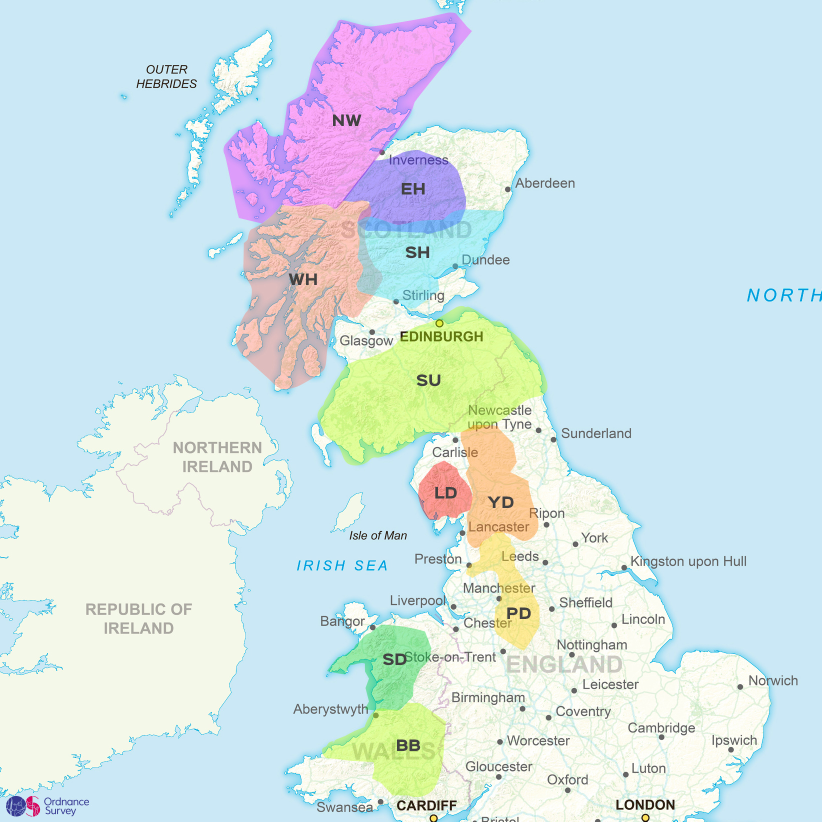
#> input picture .agents/skills/mwis-website/identify_forecast_area/assets/mwis-map.jpg, 1643 x 1643 px, found by its file name (shown at 1/2 size)
$ python test_validation_v3.py
#> lines starting #> are read from the running program, lines starting #| are printed output that depends on the picture; after the words box and inside, x2 and y2 are one past the last pixel; in counts of white or black regions, pixels touching at a corner belong together
#!/usr/bin/env /usr/bin/python3
import numpy as np
from PIL import Image

# Setup transformation
CALIBRATION_GPS = {
    "Inverness": (57.4778, -4.2247),
    "Aberdeen": (57.1497, -2.0943),
    "Glasgow": (55.8642, -4.2518),
    "Edinburgh": (55.9533, -3.1883),
    "Carlisle": (54.8924, -2.9329),
    "Newcastle": (54.9783, -1.6178),
    "Aberystwyth": (52.4153, -4.0829),
    "Cardiff": (51.4816, -3.1791),
    "London": (51.5074, -0.1278)
}

CALIBRATION_PIXELS = {
    "Inverness": (890.0, 312.0),
    "Aberdeen": (1020.0, 386.0),
    "Glasgow": (732.6, 718.1),
    "Edinburgh": (879.3, 649.7),
    "Carlisle": (907.5, 906.5),
    "Newcastle": (991.9, 861.0),
    "Aberystwyth": (748.4, 1426.4),
    "Cardiff": (866.9, 1636.4),
    "London": (1290.5, 1635.1),
}

X_mat = []
lat_arr = []
lon_arr = []
for name in CALIBRATION_GPS:
    px, py = CALIBRATION_PIXELS[name]
    lat_val, lon_val = CALIBRATION_GPS[name]
    X_mat.append([1.0, px, py, px**2, py**2, px*py])
    lat_arr.append(lat_val)
    lon_arr.append(lon_val)

X_mat = np.array(X_mat)
coef_lat = np.linalg.lstsq(X_mat, np.array(lat_arr), rcond=None)[0]
coef_lon = np.linalg.lstsq(X_mat, np.array(lon_arr), rcond=None)[0]

def pixel_to_gps(px, py):
    terms = np.array([1.0, px, py, px**2, py**2, px*py])
    lat = float(np.dot(terms, coef_lat))
    lon = float(np.dot(terms, coef_lon))
    return lat, lon

def point_in_polygon(lat, lon, polygon):
    n = len(polygon)
    inside = False
    p1y, p1x = polygon[0] # lat, lon
    for i in range(n + 1):
        p2y, p2x = polygon[i % n]
        if min(p1y, p2y) < lat <= max(p1y, p2y):
            if lon <= max(p1x, p2x):
                if p1y != p2y:
                    xints = (lat - p1y) * (p2x - p1x) / (p2y - p1y) + p1x
                if p1x == p2x or lon <= xints:
                    inside = not inside
        p1y, p1x = p2y, p2x
    return inside

def trace_region(arr, cx, cy, mask):
    # Smooth mask using cumulative sum box filter with kernel_size = 35 to fill large gaps!
    kernel_size = 35
    smoothed = np.zeros_like(mask, dtype=float)
    cumsum = np.cumsum(np.cumsum(mask.astype(float), axis=0), axis=1)
    k = kernel_size // 2
    h, w = mask.shape
    for y in range(k, h - k):
        for x in range(k, w - k):
            total = cumsum[y+k, x+k] - cumsum[y-k-1, x+k] - cumsum[y+k, x-k-1] + cumsum[y-k-1, x-k-1]
            smoothed[y, x] = total / (kernel_size * kernel_size)

    filled_mask = smoothed > 0.05  # lower threshold to include more boundary

    polygon = []
    num_rays = 48
    angles = np.linspace(0, 2*np.pi, num_rays, endpoint=False)
    for angle in angles:
        dx = np.cos(angle)
        dy = np.sin(angle)
        farthest_x, farthest_y = cx, cy
        for r in range(1, 1000):
            rx = int(cx + r * dx)
            ry = int(cy + r * dy)
            if rx < 0 or rx >= w or ry < 0 or ry >= h:
                break
            if filled_mask[ry, rx]:
                farthest_x, farthest_y = rx, ry
            else:
                re_enter = False
                for check_r in range(r + 1, r + 30): # Allow checking up to 30 pixels ahead
                    cx_check = int(cx + check_r * dx)
                    cy_check = int(cy + check_r * dy)
                    if 0 <= cx_check < w and 0 <= cy_check < h:
                        if filled_mask[cy_check, cx_check]:
                            re_enter = True
                            break
                if not re_enter:
                    break
        polygon.append((farthest_x, farthest_y))
    return polygon

def main():
    img_path = '/home/karatay/Repositories/learning/ai/mwis_agent/.agents/skills/mwis-website/identify_forecast_area/assets/mwis-map.jpg'
    img = Image.open(img_path)
#> img is the input picture: PIL image 1643x1643 RGB; mean R, G, B 210.6, 228.2, 231.3
    arr = np.array(img)
    h, w, c = arr.shape
#> h = 1643; w = 1643; c = 3

    hsv_img = img.convert('HSV')
#> hsv_img: PIL image 1643x1643 HSV; mean H, S, V 112.9, 45.5, 242.8
    hsv = np.array(hsv_img)
    H, S, V = hsv[:,:,0], hsv[:,:,1], hsv[:,:,2]

    R, G, B = arr[:,:,0], arr[:,:,1], arr[:,:,2]
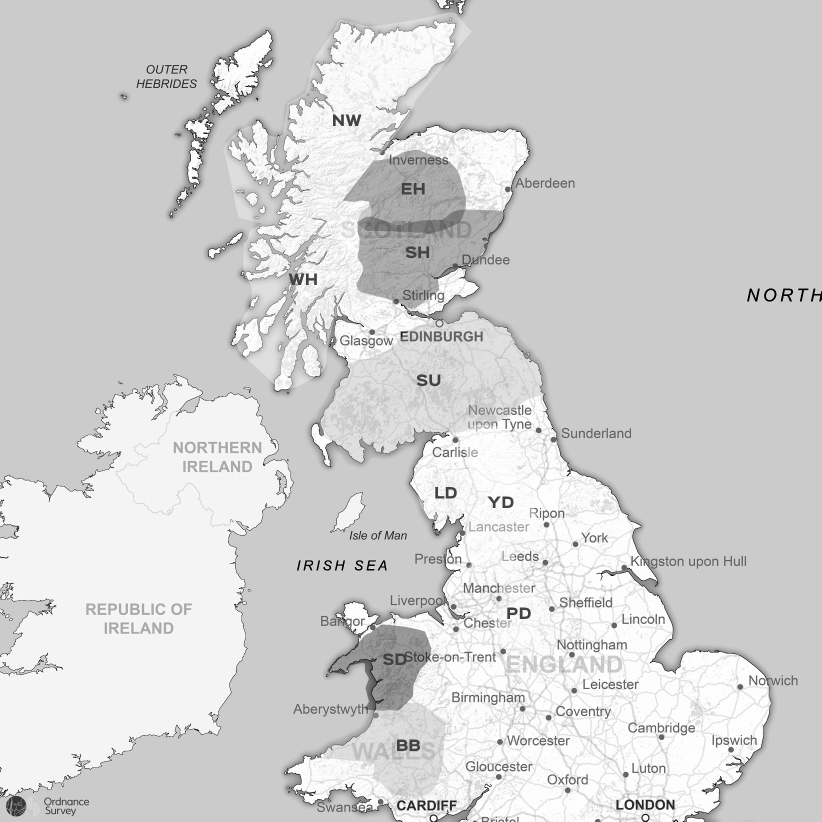
#> R: shape (1643, 1643) (shown at 1/2 size); min 0, max 255, mean 210.6
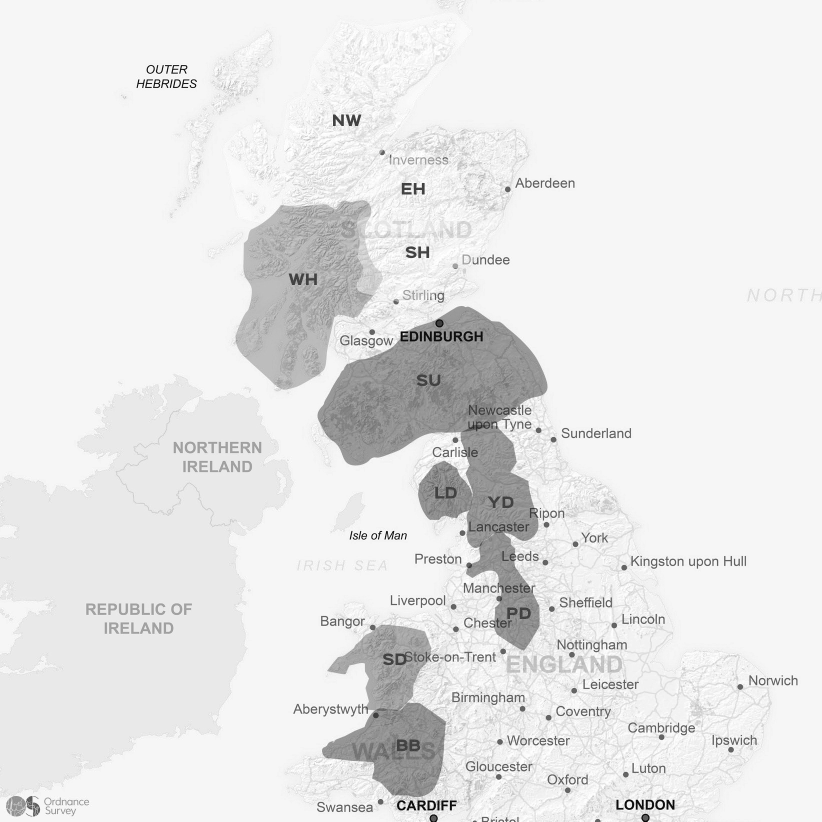
#> B: shape (1643, 1643) (shown at 1/2 size); min 0, max 255, mean 231.3
    is_sea = (R == 203) & (G == 232) & (B == 246)
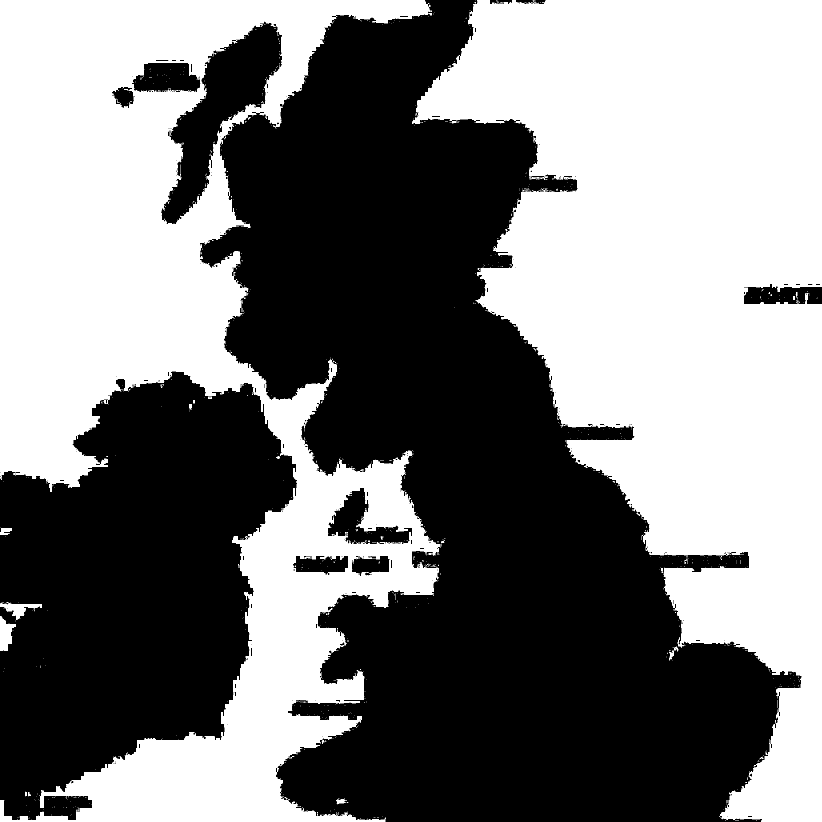
#> is_sea: shape (1643, 1643) bool (shown at 1/2 size); 49.5% white; 776 white regions (755 under 20 px), largest, box (x1, y1, x2, y2) and area: (824, 0, 1643, 1643) 732687, (0, 0, 880, 1643) 599166, (0, 1232, 32, 1302) 1359

    y_grid, x_grid = np.mgrid[0:h, 0:w]

    # Updated masks
    mask_nw = (H >= 190) & (H <= 235) & (S >= 50) & (S <= 120) & ~is_sea
#> mask_nw: shape (1643, 1643) bool; 3.1% white; 382 white regions (366 under 20 px), largest, box (x1, y1, x2, y2) and area: (564, 41, 911, 419) 64162, (457, 244, 591, 395) 6164, (447, 264, 558, 446) 5745
    # Expand EH range and remove constraints during test to see if it works
    mask_eh = ((H >= 130) & (H <= 190) & (S >= 40) & (S <= 120) & ~is_sea)
#> mask_eh: shape (1643, 1643) bool; 8.5% white; 2556 white regions (2408 under 20 px), largest, box (x1, y1, x2, y2) and area: (400, 0, 1603, 1643) 119642, (688, 300, 1006, 614) 34522, (322, 43, 564, 448) 20234
    mask_ld = ((H >= 240) | (H <= 10)) & (S >= 70) & (S <= 140) & ~is_sea
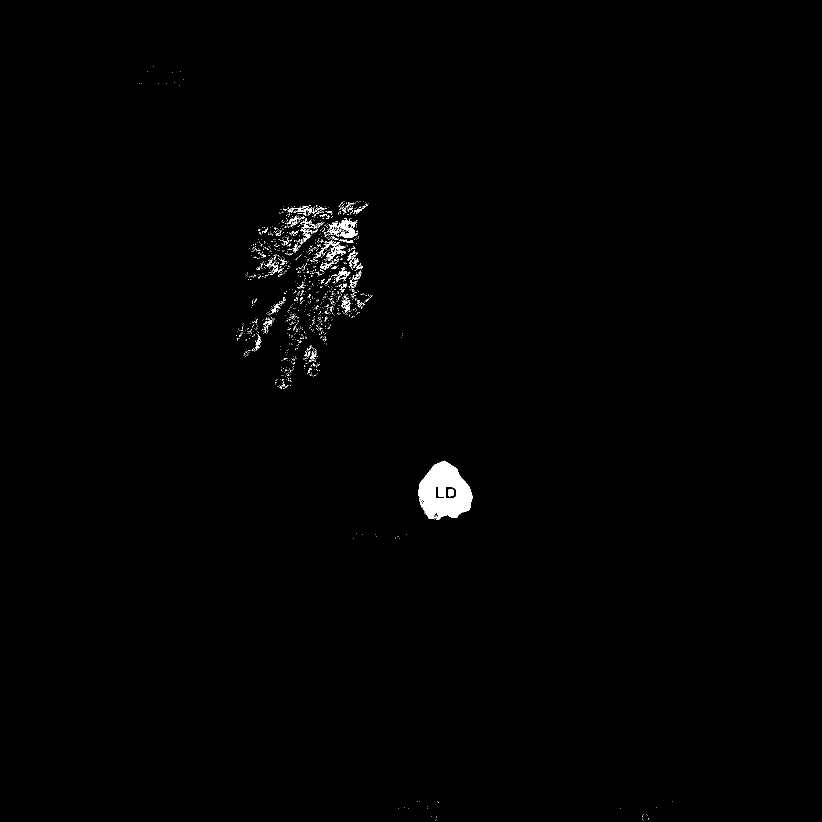
#> mask_ld: shape (1643, 1643) bool (shown at 1/2 size); 0.64% white; 1412 white regions (1351 under 20 px), largest, box (x1, y1, x2, y2) and area: (836, 921, 945, 1040) 8309, (655, 436, 716, 476) 993, (652, 489, 691, 522) 374

    masks = {
        "NW": (mask_nw, (700, 200)),
        "EH": (mask_eh, (850, 250)),
        "LD": (mask_ld, (880, 1000)),
    }

    peaks = {
        "Carn Eige": (57.2803, -5.1231, "NW"),
        "Cairn Gorm": (57.1162, -3.6428, "EH"),
        "Scafell Pike": (54.4542, -3.2116, "LD"),
    }

    for code, (mask, center) in masks.items():
        pixel_poly = trace_region(arr, center[0], center[1], mask)
        gps_poly = [pixel_to_gps(px, py) for px, py in pixel_poly]

        lats = [p[0] for p in gps_poly]
        lons = [p[1] for p in gps_poly]
        print(f"\n{code} bounds:")
        print(f"  Lat: {min(lats):.4f} to {max(lats):.4f}")
        print(f"  Lon: {min(lons):.4f} to {max(lons):.4f}")

        for peak_name, (lat, lon, target_code) in peaks.items():
            if target_code == code:
                inside = point_in_polygon(lat, lon, gps_poly)
                print(f"  {peak_name} ({lat}, {lon}) inside {code}: {inside}")
#> this loop made 3 passes
#> (code, center) on passes 1 to 3: ('NW', (700, 200)), ('EH', (850, 250)), ('LD', (880, 1000))
#| NW bounds:
#|   Lat: 57.0267 to 58.9772
#|   Lon: -8.7615 to -4.2003
#|   Carn Eige (57.2803, -5.1231) inside NW: False
#| EH bounds:
#|   Lat: 53.8734 to 58.7803
#|   Lon: -6.0042 to -1.6526
#|   Cairn Gorm (57.1162, -3.6428) inside EH: True
#| LD bounds:
#|   Lat: 54.1875 to 54.8418
#> (further printed lines are left out)
#> pass 1, in trace_region, `cumsum = np.cumsum(np.cumsum(mask.astype(float), axis=0), axis=1)`:
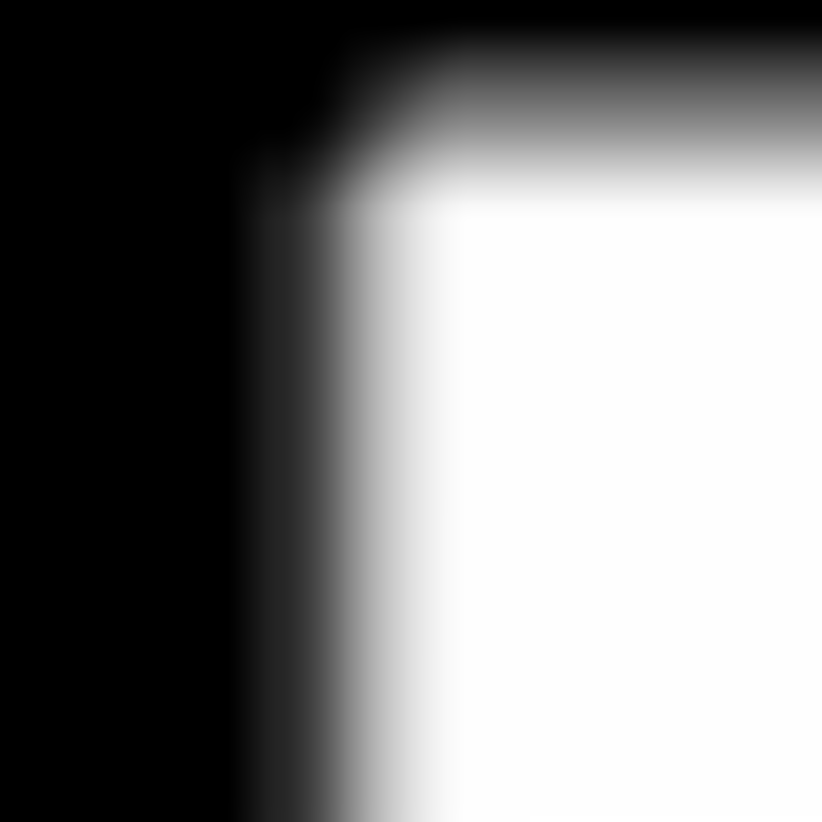
#> cumsum: shape (1643, 1643) float64 (shown at 1/2 size); min 0, max 84733, mean 42038.8; drawn with min black and max white
#> pass 3, in trace_region (call 3), `cumsum = np.cumsum(np.cumsum(mask.astype(float), axis=0), axis=1)`:
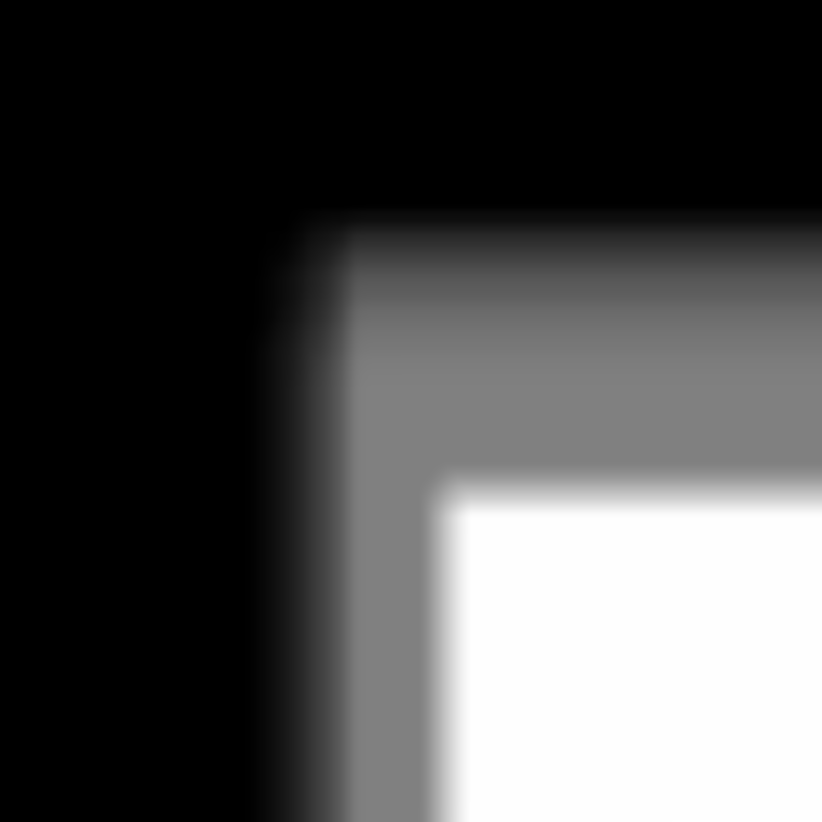
#> cumsum: shape (1643, 1643) float64 (shown at 1/2 size); min 0, max 17247, mean 5182.6; drawn with min black and max white

if __name__ == '__main__':
    main()
